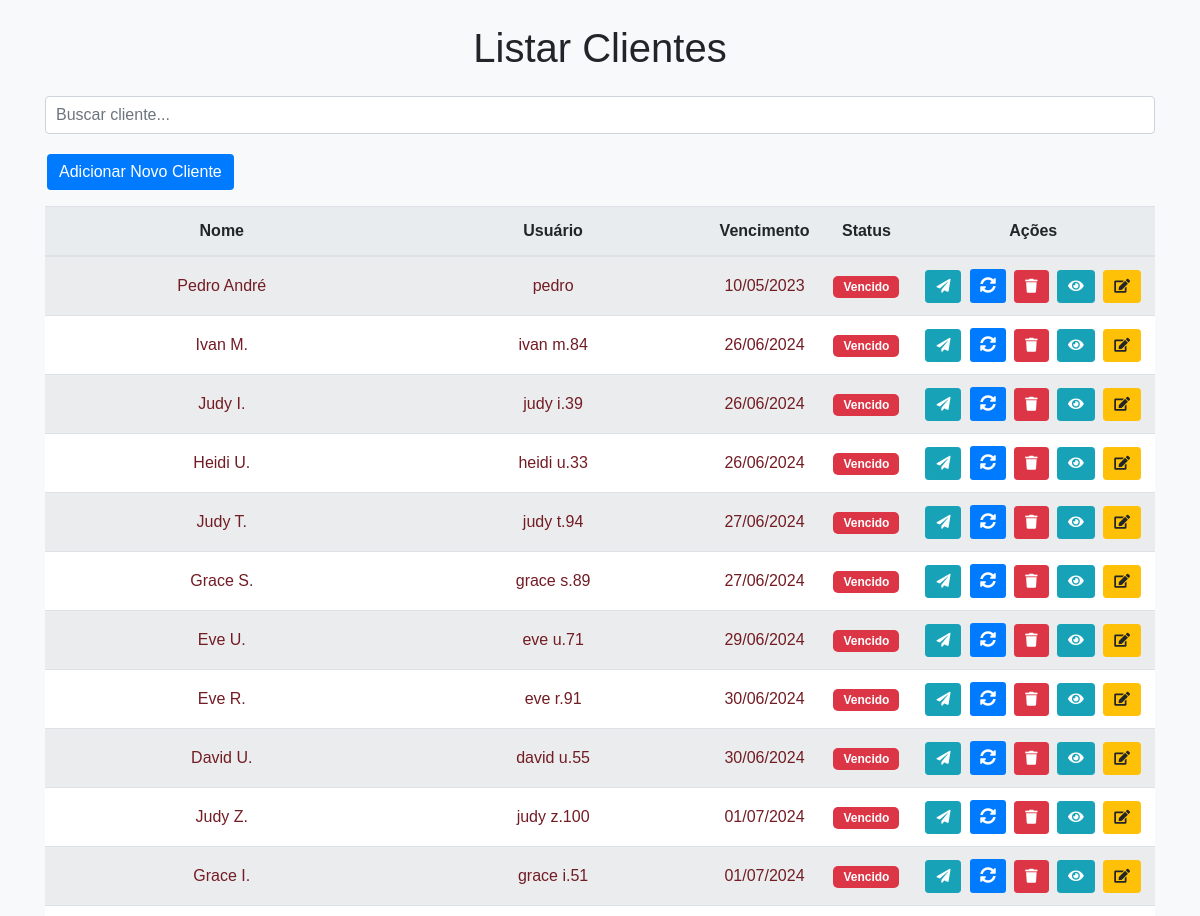
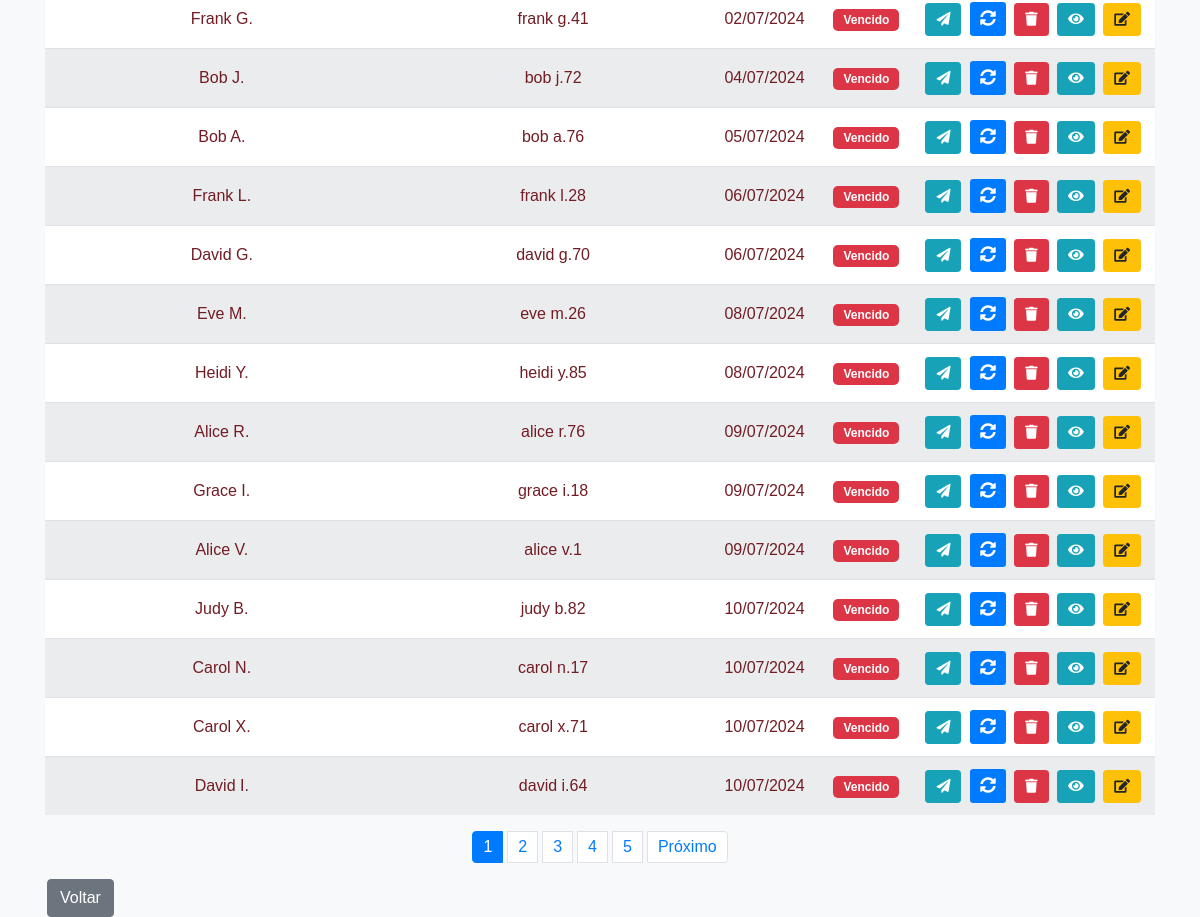
Page /listar_clientes.php (signed in) on the committed database (2 pictures, top to bottom).
### tables this page shows
CREATE TABLE clientes (
        id INTEGER PRIMARY KEY AUTOINCREMENT,
        nome TEXT NOT NULL,
        usuario TEXT NOT NULL UNIQUE,
        senha TEXT NOT NULL,
        telefone TEXT,
        telefone_secundario TEXT,
        vencimento DATE,
        hora_vencimento TIME,
        email TEXT,
        observacao TEXT,
        captacao INTEGER,
        indicado_por INTEGER,
        servidor INTEGER,
        dispositivo TEXT,
        aplicativo TEXT,
        mac TEXT,
        device_key TEXT,
        link_m3u TEXT,
        aniversario DATE,
        receber_mensagem INTEGER,
        adicionar_pagamento INTEGER,
        enviar_mensagem_pagamento INTEGER, user_id INTEGER, plano INTEGER, valor REAL, forma_pagamento INTEGER, telas INTEGER, pix TEXT, status TEXT DEFAULT 'ativo', data_criacao DATE, vencimento_aplicativo DATE, vencimento_anterior DATE,
        FOREIGN KEY (captacao) REFERENCES formas_captacao(id),
        FOREIGN KEY (indicado_por) REFERENCES clientes(id),
        FOREIGN KEY (servidor) REFERENCES servidores(id)
    );

### config/functions.php (called while the page is built, shortened)
<?php
if (!function_exists('listarClientesPaginados')) {
    function listarClientesPaginados($pdo, $user_id, $limit, $offset) {
        $stmt = $pdo->prepare("SELECT * FROM clientes WHERE user_id = ? ORDER BY CASE WHEN status = 'vencido' THEN 1 ELSE 2 END, vencimento ASC LIMIT ? OFFSET ?");
        $stmt->execute([$user_id, $limit, $offset]);
        return $stmt->fetchAll(PDO::FETCH_ASSOC);
    }
}
if (!function_exists('contarClientes')) {
    function contarClientes($pdo, $user_id) {
        $stmt = $pdo->prepare("SELECT COUNT(*) FROM clientes WHERE user_id = ?");
        $stmt->execute([$user_id]);
        return $stmt->fetchColumn();
    }
}
?>

### listar_clientes.php (the view, shortened to what this page needs)
<?php
include('config/db.php');
include('config/functions.php');
$clientes_por_pagina = 25;
$pagina_atual = isset($_GET['pagina']) ? (int)$_GET['pagina'] : 1;
$offset = ($pagina_atual - 1) * $clientes_por_pagina;
$total_clientes = contarClientes($pdo, $_SESSION['user_id']);
$clientes = listarClientesPaginados($pdo, $_SESSION['user_id'], $clientes_por_pagina, $offset);
$total_paginas = ceil($total_clientes / $clientes_por_pagina);
?>
<!DOCTYPE html>
<html>
<head>
    <link href="https://maxcdn.bootstrapcdn.com/bootstrap/4.5.2/css/bootstrap.min.css" rel="stylesheet">
    <link rel="stylesheet" href="https://cdnjs.cloudflare.com/ajax/libs/font-awesome/5.15.3/css/all.min.css">
    <link rel="stylesheet" type="text/css" href="assets/css/styles.css">
</head>
<body>
<div class="container listar-clientes">
    <h1 class="my-4">Listar Clientes</h1>
    <div class="mb-3">
        <input type="text" id="buscarCliente" class="form-control" placeholder="Buscar cliente...">
    </div>
    <button class="btn btn-primary mb-3" data-toggle="modal" data-target="#modalAdicionar">Adicionar Novo Cliente</button>
    <table class="table table-striped table-custom">
        <thead>
            <tr>
                <th>Nome</th>
                <th>Usuário</th>
                <th>Vencimento</th>
                <th>Status</th>
                <th>Ações</th>
            </tr>
        </thead>
        <tbody id="tabelaClientes">
        <?php if (!empty($clientes)): ?>
            <?php foreach ($clientes as $cliente): ?>
                <tr class="<?php echo $cliente['status'] == 'vencido' ? 'vencido' : ($cliente['vencimento'] == date('Y-m-d') ? 'vence-hoje' : 'ativo'); ?>">
                    <td><?php echo htmlspecialchars($cliente['nome'] ?? ''); ?></td>
                    <td><?php echo htmlspecialchars($cliente['usuario'] ?? ''); ?></td>
                    <td><?php echo date('d/m/Y', strtotime($cliente['vencimento'])); ?></td>
                    <td>
                        <?php if ($cliente['status'] == 'vencido'): ?>
                            <span class="badge badge-danger">Vencido</span>
                        <?php else: ?>
                            <span class="badge badge-success">Ativo</span>
                        <?php endif; ?>
                    </td>
                    <td>
                        <button type="button" class="btn btn-sm btn-info avisar-cliente" data-id="<?php echo $cliente['id']; ?>"><i class="fas fa-paper-plane"></i></button>
                        <button class="btn btn-sm btn-primary renovar-cliente" data-id="<?php echo $cliente['id']; ?>"><i class="fas fa-sync-alt"></i></button>
                        <form method="post" style="display:inline;">
                            <button type="submit" name="excluir" class="btn btn-sm btn-danger"><i class="fas fa-trash"></i></button>
                        </form>
                        <button class="btn btn-sm btn-info visualizar-cliente" data-id="<?php echo $cliente['id']; ?>"><i class="fas fa-eye"></i></button>
                        <button class="btn btn-sm btn-warning editar-cliente" data-id="<?php echo $cliente['id']; ?>"><i class="fas fa-edit"></i></button>
                    </td>
                </tr>
            <?php endforeach; ?>
        <?php else: ?>
            <tr>
                <td colspan="5">Nenhum cliente encontrado.</td>
            </tr>
        <?php endif; ?>
        </tbody>
    </table>
    <nav aria-label="Navegação de página">
        <ul class="pagination justify-content-center">
            <?php for ($i = 1; $i <= $total_paginas; $i++): ?>
                <li class="page-item <?php if ($pagina_atual == $i) echo 'active'; ?>"><a class="page-link" href="?pagina=<?php echo $i; ?>"><?php echo $i; ?></a></li>
            <?php endfor; ?>
            <?php if ($pagina_atual < $total_paginas): ?>
                <li class="page-item"><a class="page-link" href="?pagina=<?php echo $pagina_atual + 1; ?>">Próximo</a></li>
            <?php endif; ?>
        </ul>
    </nav>
    <a href="dashboard.php" class="btn btn-secondary">Voltar</a>
</div>
</body>
</html>

### assets/css/styles.css (style rules this page uses)
body { font-family: Arial, sans-serif; }
.vencido { background-color: #f8d7da; color: #721c24; }
.table-custom td, .table-custom th { padding: .25rem; vertical-align: middle; }
.table-custom td { white-space: nowrap; }
.badge-danger { background-color: #dc3545; color: white; }
.table th, .table td { text-align: center; vertical-align: middle; }
.btn { margin-right: 5px; }
body, html { height: 100%; margin: 0; }
.btn-primary { background-color: #007bff; border: none; font-size: 16px; }
body { background-color: #f8f9fa; }
h1 { text-align: center; margin-bottom: 20px; }
.table-custom th, .table-custom td { vertical-align: middle; text-align: center; }
.table-custom { width: 100%; margin-bottom: 1rem; color: #212529; border-collapse: collapse; }
.table-custom th, .table-custom td { padding: 0.75rem; border-top: 1px solid #dee2e6; }
.table-custom th { background-color: #e9ecef; }
.table-custom td { word-wrap: break-word; }
.table-custom tr:nth-of-type(odd) { background-color: #f8f9fa; }
.table-custom tr:nth-of-type(even) { background-color: #ffffff; }
.table-custom th:nth-child(3), .table-custom td:nth-child(3) { width: 90px; }
.table-custom th:nth-child(4), .table-custom td:nth-child(4) { width: 70px; }
.table-custom th:nth-child(5), .table-custom td:nth-child(5) { width: 120px; }
.badge-danger { background-color: #dc3545; color: white; padding: 5px 10px; border-radius: 5px; }
.btn { margin: 0 2px; }
.btn-sm { padding: 5px 10px; }
.pagination { display: flex; justify-content: center; }
.pagination .page-item .page-link { color: #007bff; border: 1px solid #dee2e6; margin: 0 2px; padding: 5px 10px; }
.pagination .page-item.active .page-link { background-color: #007bff; border-color: #007bff; color: white; }
#buscarCliente { width: 100%; padding: 10px; margin-bottom: 20px; }

### rows in the picture
clientes: nome "Pedro André", usuario "pedro", vencimento "10/05/2023", status "Vencido"
clientes: nome "Ivan M.", usuario "ivan m.84", vencimento "26/06/2024", status "Vencido"
clientes: nome "Judy I.", usuario "judy i.39", vencimento "26/06/2024", status "Vencido"
clientes: nome "Heidi U.", usuario "heidi u.33", vencimento "26/06/2024", status "Vencido"
clientes: nome "Judy T.", usuario "judy t.94", vencimento "27/06/2024", status "Vencido"
clientes: nome "Grace S.", usuario "grace s.89", vencimento "27/06/2024", status "Vencido"
clientes: nome "Eve U.", usuario "eve u.71", vencimento "29/06/2024", status "Vencido"
clientes: nome "Eve R.", usuario "eve r.91", vencimento "30/06/2024", status "Vencido"
clientes: nome "David U.", usuario "david u.55", vencimento "30/06/2024", status "Vencido"
clientes: nome "Judy Z.", usuario "judy z.100", vencimento "01/07/2024", status "Vencido"
clientes: nome "Grace I.", usuario "grace i.51", vencimento "01/07/2024", status "Vencido"
clientes: nome "Frank G.", usuario "frank g.41", vencimento "02/07/2024", status "Vencido"
clientes: nome "Bob J.", usuario "bob j.72", vencimento "04/07/2024", status "Vencido"
clientes: nome "Bob A.", usuario "bob a.76", vencimento "05/07/2024", status "Vencido"
clientes: nome "Frank L.", usuario "frank l.28", vencimento "06/07/2024", status "Vencido"
clientes: nome "David G.", usuario "david g.70", vencimento "06/07/2024", status "Vencido"
clientes: nome "Eve M.", usuario "eve m.26", vencimento "08/07/2024", status "Vencido"
clientes: nome "Heidi Y.", usuario "heidi y.85", vencimento "08/07/2024", status "Vencido"
clientes: nome "Alice R.", usuario "alice r.76", vencimento "09/07/2024", status "Vencido"
clientes: nome "Grace I.", usuario "grace i.18", vencimento "09/07/2024", status "Vencido"
clientes: nome "Alice V.", usuario "alice v.1", vencimento "09/07/2024", status "Vencido"
clientes: nome "Judy B.", usuario "judy b.82", vencimento "10/07/2024", status "Vencido"
clientes: nome "Carol N.", usuario "carol n.17", vencimento "10/07/2024", status "Vencido"
clientes: nome "Carol X.", usuario "carol x.71", vencimento "10/07/2024", status "Vencido"
clientes: nome "David I.", usuario "david i.64", vencimento "10/07/2024", status "Vencido"
